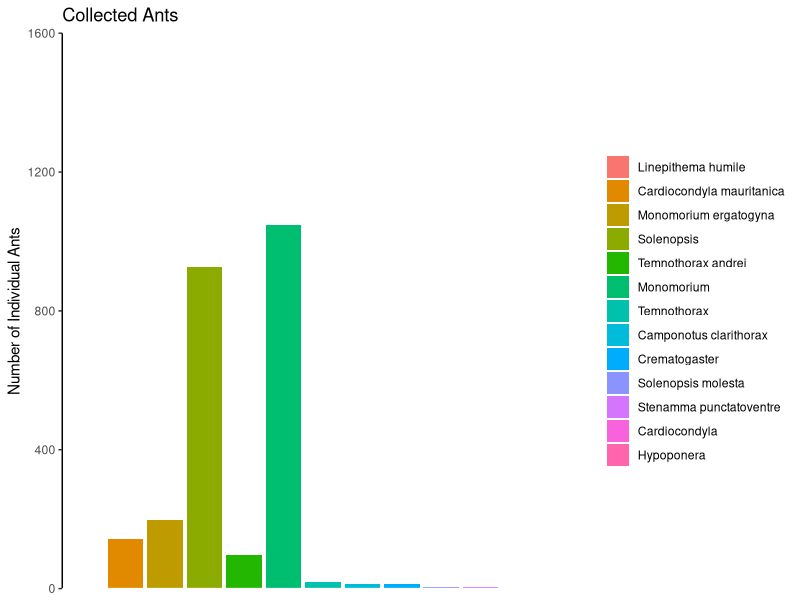
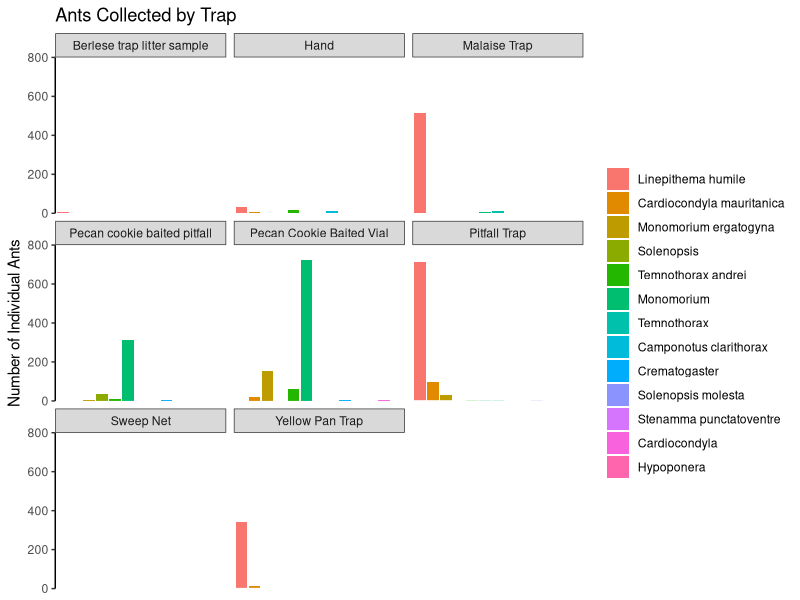
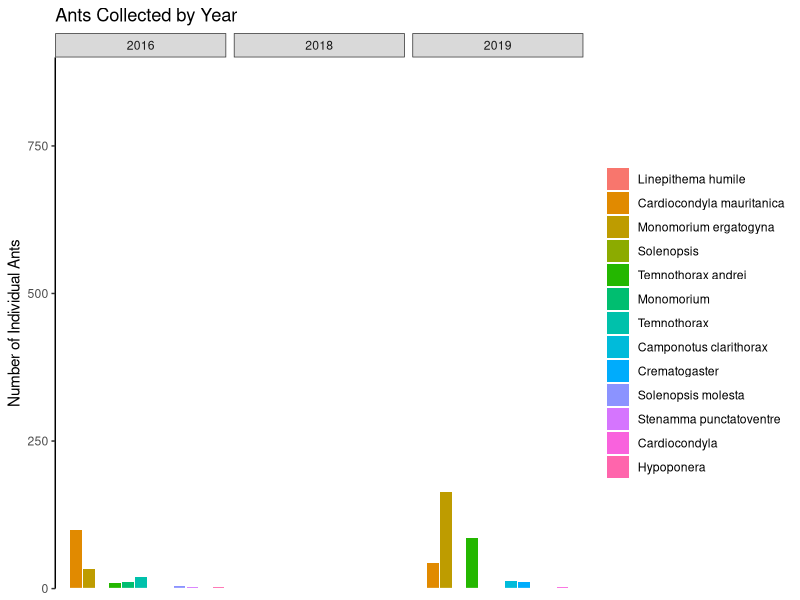

The R script that drew these images, in order:
## ---- chunk 1
knitr::opts_chunk$set(echo = TRUE)
## ---- chunk 2
library(tidyverse)
library(RColorBrewer)
library(forcats)
library(lubridate)
library(dbplyr)
library(ggplot2)
## ---- chunk 3
antsds<- read_csv("ants2020.csv")


#make df way less obnoxious
antssimple <-antsds %>%
#selecting columns to keep for data analysis
  select(
    scientificName, year, samplingProtocol, decimalLatitude, decimalLongitude, individualCount)

#puts months in order numerically and abbr
#antssimple$month = factor(antssimple$month, levels = month.name, labels = month.abb)

#sum of all individual ants from NCOS
#sumant <- sum(antssimple$individualCount, na.rm = FALSE)

antsncos<-antssimple %>%
#excluded anything that doesnt have UCSB Arthropod Survey
  #filter(recordedBy =="UCSB Arthropod Survey")%>%
#exluded anything that doesn't have a genera level determination
  filter(scientificName !="Formicidae")%>%
  filter(scientificName !="Solenopsidini")
#filters out Monomorium not identified to species
  #filter(scientificName !="Monomorium")%>%
#filters out Temnothorax not identified to species
  #filter(scientificName !="Temnothorax")
#sumant <- sum(antsncos$individualCount, na.rm = FALSE)
#Filters out ants not identified to genus
#antssimplegenera<-antssimple%>%
  #filter(scientificName !="Formicidae")%>%
  #filter(scientificName !="Myrmicinae")

#This cleans data for differently spelled values
antsncos$samplingProtocol[antsncos$samplingProtocol == "Pan trap"] <- "Pan Trap"
antsncos$samplingProtocol[antsncos$samplingProtocol == "Pan Trap"] <- "Yellow Pan Trap"
antsncos$samplingProtocol[antsncos$samplingProtocol == "Pecan cookie baited vial"] <- "Pecan Cookie Baited Vial"

#sum of all ants in ncos
#sumantncos <- sum(antsncos$individualCount, na.rm = FALSE)

#this is just scientific names and individual count dataframe
#antstotalncos<-antsncos %>%
  #select(scientificName, individualCount)

#Temnothorax dataframe only, NCOS
#temno<-antstotalncos%>%
  #filter(scientificName == "Temnothorax")
#sum of individual Temnothorax
#sumtemno<-sum(temno$individualCount)

#L. humile dataframe only, NCOS
#lhumile<-antstotalncos%>%
  #filter(scientificName=="Linepithema humile")
#sum of individual L. humile
#sumlhumile<-sum(lhumile$individualCount)

#Solenopsis dataframe only, NCOS
#solenopsis<-antstotalncos%>%
  #filter(scientificName=="Solenopsis")
#sum of individual Solenopsis
#sumsol<-sum(solenopsis$individualCount)

#Monomorium dataframe only, NCOS
#mono<-antstotalncos%>%
  #filter(scientificName=="Monomorium")
#sum of individual Monomorium
#summono<-sum(mono$individualCount)

#Hypoponera dataframe only, NCOS
#hypo<-antstotalncos%>%
  #filter(scientificName=="Hypoponera")
#sum of individual Hypoponera
#sumhypo<-sum(hypo$individualCount)

## ---- chunk 4
#Graph of each genus of ant with actual counts

scinameabund<- ggplot(mutate
                     (antsncos, scientificName = fct_infreq(scientificName))) + 
  geom_bar(
    aes(x = scientificName, fill= scientificName, weight=individualCount))+
  labs(x="Scientific Name", y="Number of Individual Ants", title = "Collected Ants") +
  theme_bw()+
  theme(legend.position = "right",
        legend.title = element_blank(),
        panel.border = element_blank(), 
        panel.grid.major = element_blank(),
        panel.grid.minor = element_blank(),
        axis.line.x = element_line(colour = "white"),
        axis.line.y = element_line(color = "black"),
        axis.title.x=element_blank(),
        axis.text.x=element_blank(),
        axis.ticks.x=element_blank())+
  scale_y_continuous(expand = c(0,0), limits = c(0,1600))

scinameabund
########################################################################################
#Bar plot of trap type with actual counts

traptype <- scinameabund + facet_wrap(~samplingProtocol) +labs(title = "Ants Collected by Trap")+
  scale_y_continuous(expand = c(0,0), limits = c(0,800))

traptype
########################################################################################

#Stacked plot, not working

#ggplot(antsncos + facet_wrap(~samplingProtocol), aes(x = Year, y = Frequency, fill = Category, label =    Frequency)) +
  #geom_bar(stat = "identity") +
  #geom_text(size = 3, position = position_stack(vjust = 0.5))

########################################################################################
#Plot of ants by month

yearant <- scinameabund + facet_wrap(~year) + labs(title = "Ants Collected by Year")+
  scale_y_continuous(expand = c(0,0), limits = c(0,900))
yearant

#######################################################################################
#Habitats need to be condensed

#habant <- scinameabund + facet_wrap(~habitat) + labs(title = "Ant abundance by habitat")
#habant

#######################################################################################
#Histogram of ant occurences and genus

#ggplot(antssimplegenera, aes(x = year)) +
      #geom_histogram(position = "identity", binwidth=0.75, na.rm = FALSE, show.legend = FALSE, fill="mediumorchid4")+
  #theme_bw()+
  #theme(panel.border = element_blank(), 
        #panel.grid.major = element_blank(),
        #panel.grid.minor = element_blank(),
        #axis.line = element_line(color = "black"))+
  #labs(x= "Year Collected", y= "Number of Occurences", title = "Specimens Collected in Last 70 years (1949-2019)")

#######################################################################################
